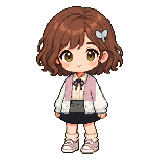
#> input picture docs/assets/skin-candidates/sakura-uniform-v1/frames/girl_idle_01.png, 160 x 160 px, found by its file name
$ python buildSakuraUniformProofs.py
#> lines starting #> are read from the running program, lines starting #| are printed output that depends on the picture
"""Build geometry-locked 160px sakura-uniform color proofs.

These are review proofs, not production sprite delivery. The script edits
only clothing-colored pixels inside explicit pose-specific masks, preserving
the source alpha, coordinates, face, hair, hands, and props byte-for-byte
outside those masks.
"""

from pathlib import Path
from PIL import Image

ROOT = Path(__file__).resolve().parents[1]
BASE = ROOT / "public" / "sprites" / "avatar" / "base"
OUT = ROOT / "docs" / "assets" / "skin-proofs" / "sakura-uniform-v1"

CREAM = (247, 235, 221)
SAKURA = (201, 120, 134)
CHARCOAL = (75, 69, 74)


def is_cool_clothing(rgb: tuple[int, int, int]) -> bool:
    r, g, b = rgb
    return b >= r + 7 and g >= r + 5 and b >= 65


def tint(rgb: tuple[int, int, int], target: tuple[int, int, int]) -> tuple[int, int, int]:
    luminance = sum(rgb) / 3
    factor = max(0.43, min(1.15, luminance / 170))
    return tuple(max(0, min(255, round(channel * factor))) for channel in target)


def in_box(x: int, y: int, box: tuple[int, int, int, int]) -> bool:
    left, top, right, bottom = box
    return left <= x < right and top <= y < bottom


def build_idle() -> Image.Image:
    image = Image.open(BASE / "girl_idle_01.png").convert("RGBA")
#> image is the input picture: PIL image 160x160 RGBA; mean R, G, B, A 43.8, 32.3, 28.3, 70.8
    pixels = image.load()
    for y in range(image.height):
        for x in range(image.width):
            r, g, b, a = pixels[x, y]
            if not a or not is_cool_clothing((r, g, b)):
                continue
            target = None
            if in_box(x, y, (42, 73, 118, 112)):
                target = SAKURA if in_box(x, y, (65, 75, 96, 101)) else CREAM
            elif in_box(x, y, (48, 104, 112, 136)):
                target = CHARCOAL
            elif in_box(x, y, (43, 130, 117, 159)):
                target = SAKURA
            if target:
                pixels[x, y] = (*tint((r, g, b), target), a)
    return image


def build_study() -> Image.Image:
    image = Image.open(BASE / "girl_study_01.png").convert("RGBA")
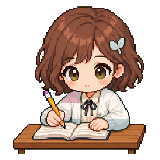
#> input picture docs/assets/skin-candidates/sakura-uniform-v1/frames/girl_study_01.png, 160 x 160 px, found by its file name
#> image is the input picture: PIL image 160x160 RGBA; mean R, G, B, A 78.7, 57.6, 47.4, 124.7
    pixels = image.load()
    for y in range(image.height):
        for x in range(image.width):
            r, g, b, a = pixels[x, y]
            if not a or not is_cool_clothing((r, g, b)):
                continue
            target = None
            if in_box(x, y, (31, 66, 129, 119)):
                target = SAKURA if in_box(x, y, (61, 69, 100, 103)) else CREAM
            if target:
                pixels[x, y] = (*tint((r, g, b), target), a)
    return image


def main() -> None:
    OUT.mkdir(parents=True, exist_ok=True)
    idle = build_idle()
    study = build_study()
    idle.save(OUT / "girl_idle_01-proof.png")
    study.save(OUT / "girl_study_01-proof.png")

    board = Image.new("RGBA", (640, 320), (247, 239, 230, 255))
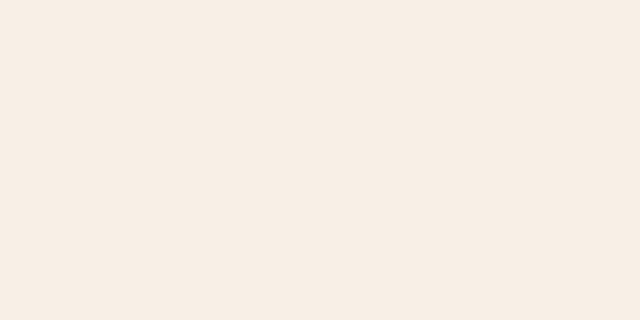
#> board: PIL image 640x320 RGBA; mean R, G, B, A 247, 239, 230, 255
    idle_large = idle.resize((320, 320), Image.Resampling.NEAREST)
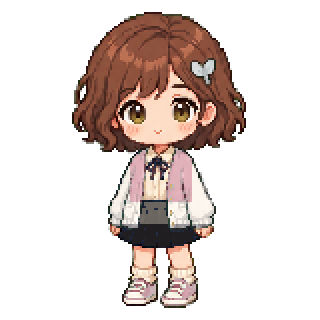
#> idle_large: PIL image 320x320 RGBA; mean R, G, B, A 43.8, 32.3, 28.3, 70.8; transparent parts drawn white
    study_large = study.resize((320, 320), Image.Resampling.NEAREST)
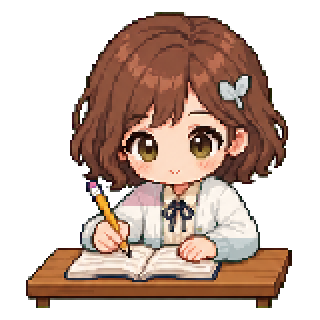
#> study_large: PIL image 320x320 RGBA; mean R, G, B, A 78.7, 57.6, 47.4, 124.7; transparent parts drawn white
    board.alpha_composite(idle_large, (0, 0))
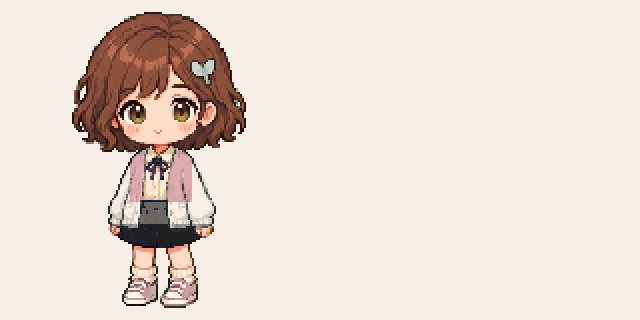
#> board: PIL image 640x320 RGBA; mean R, G, B, A 232.7, 220.4, 210.7, 255
    board.alpha_composite(study_large, (320, 0))
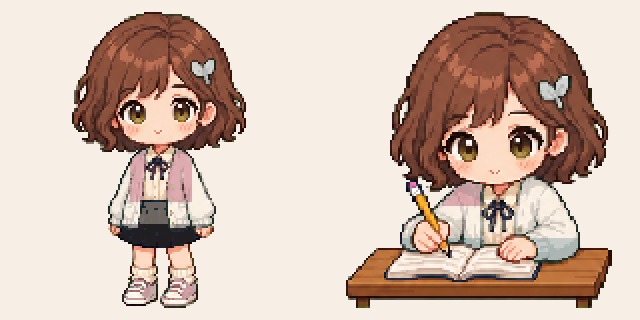
#> board: PIL image 640x320 RGBA; mean R, G, B, A 209, 188.3, 175.8, 255
    board.convert("RGB").save(OUT / "sakura-uniform-proof-board.png")


if __name__ == "__main__":
    main()
